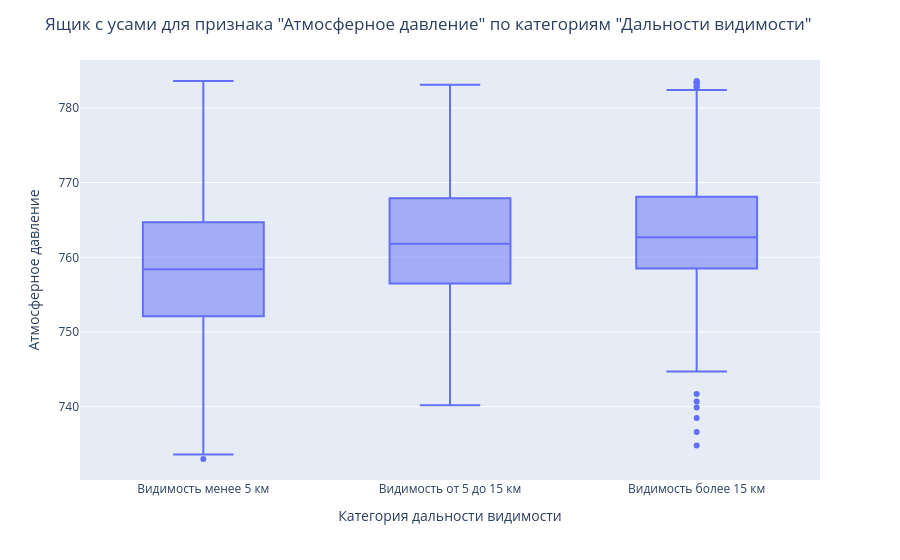

Source (notebook cell):
### Code cell
fig_4 = px.box(df, x='Категория VV', y='P')
fig_4.update_layout(
    title='Ящик с усами для признака "Атмосферное давление" по категориям "Дальности видимости"',
    xaxis_title='Категория дальности видимости',
    yaxis_title='Атмосферное давление'
    )
fig_4.show()

### Figure 1 — Plotly figure (JSON) as saved in the notebook; plotly's stock layout.template omitted (floating-point values rounded to 4 significant figures; data arrays with more than 128 entries replaced by an {"elided": "..."} marker saying what was removed)
{"data": [{"alignmentgroup": "True", "hovertemplate": "Категория VV=%{x}<br>P=%{y}<extra></extra>", "legendgroup": "", "marker": {"color": "#636efa"}, "name": "", "notched": false, "offsetgroup": "", "orientation": "v", "showlegend": false, "type": "box", "x": {"elided": "2919 str values"}, "x0": " ", "xaxis": "x", "y": {"elided": "2919 float values"}, "y0": " ", "yaxis": "y"}], "layout": {"boxmode": "group", "legend": {"tracegroupgap": 0}, "margin": {"t": 60}, "title": {"text": "Ящик с усами для признака \"Атмосферное давление\" по категориям \"Дальности видимости\""}, "xaxis": {"anchor": "y", "domain": [0, 1], "title": {"text": "Категория дальности видимости"}}, "yaxis": {"anchor": "x", "domain": [0, 1], "title": {"text": "Атмосферное давление"}}}}
